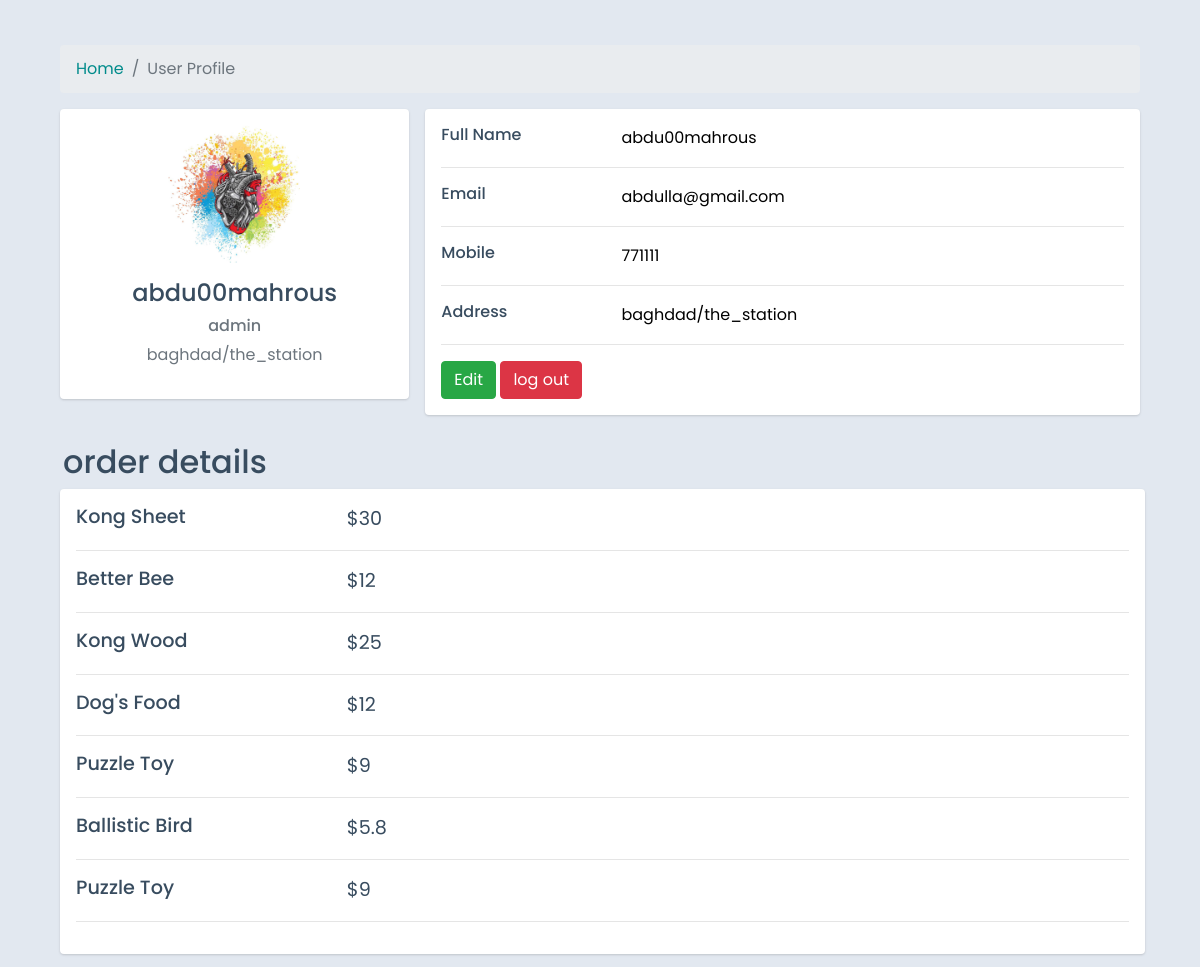
/profile (signed in), run on an earlier commit of the app's database.
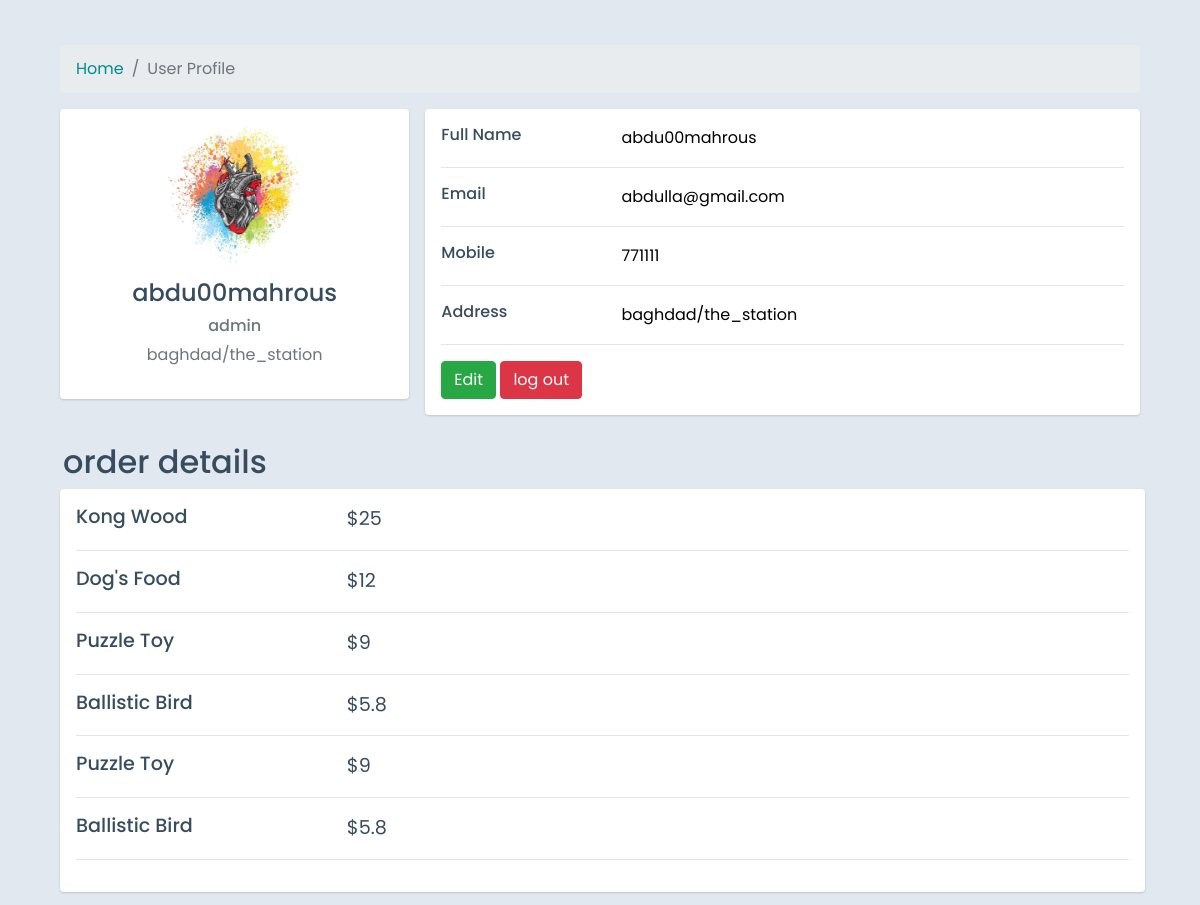
And on a later commit of the database.
### tables this page shows
CREATE TABLE "customers" (
	"id"	INTEGER,
	"fullname"	VARCHAR40,
	"username"	VARCHAR(50) NOT NULL,
	"password"	text NOT NULL,
	"email"	VARCHAR(50) NOT NULL UNIQUE,
	"phone"	integer NOT NULL UNIQUE,
	"governorate"	VARCHAR(30),
	"pic"	VARCHAR(200),
	"address"	VARCHAR(60),
	PRIMARY KEY("id" AUTOINCREMENT)
);

CREATE TABLE "cart" (
	"id"	INTEGER,
	"user_id"	INTEGER,
	"items_id"	INTEGER,
	"price"	INTEGER,
	"photo"	TEXT,
	"name"	VARCHAR(20),
	PRIMARY KEY("id" AUTOINCREMENT)
);

### app.py (the view, shortened to what this page needs)
@app.route('/profile',methods=['GET','POST'])
def profile():
    if not session.get("user_id",None):
        return render_template("sign-up.html")
    items = db.execute("SELECT * FROM cart WHERE user_id = ?", session.get("user_id"))
    customers = db.execute("SELECT * FROM customers WHERE id=?", session.get('user_id'))
    return render_template("profile.html",customers=customers,items=items)

### templates/profile.html (shortened to what this page needs)
<!DOCTYPE html>
<html lang="en">
<head>
    <link href="https://cdn.jsdelivr.net/npm/bootstrap@4.4.1/dist/css/bootstrap.min.css" rel="stylesheet">
</head>
<body>
    <div class="container">
        <div class="main-body">
            <nav aria-label="breadcrumb" class="main-breadcrumb">
                <ol class="breadcrumb">
                    <li class="breadcrumb-item"><a style="color: darkcyan !important;" href="/">Home</a></li>
                    <li class="breadcrumb-item active" aria-current="page">User Profile</li>
                </ol>
            </nav>
            {% if customers %} {% for customer in customers %}
            <div class="row gutters-sm">
                <div class="col-md-4 mb-3 mm">
                    <div class="card">
                        <div class="card-body">
                            <div class="d-flex flex-column align-items-center text-center">
                                <img src="../static/profile_img/{{ customer['pic'] }}" alt="Admin" class="rounded-circle" width="150">
                                <div class="mt-3">
                                    <h4>{{ customer['username'] }}</h4>
                                    <h6 class="text-muted font-size-sm">admin</h6>
                                    <p class="text-muted font-size-sm">{{ customer['address'] }}</p>
                                </div>
                            </div>
                        </div>
                    </div>
                </div>
                <div class="col-md-8">
                    <div class="card mb-3">
                        <div class="card-body">
                            <form method="POST" action="/profile" class="">
                                <div class="row">
                                    <div class="col-sm-3">
                                        <h6 class="mb-0">Full Name</h6>
                                    </div>
                                    <div class="col-sm-9 text-secondary">
                                        <input value="{{ customer['username'] }}" name="username" style="border: none;" type="text" placeholder="{{ customer['username'] }}">
                                    </div>
                                </div>
                                <hr>
                                <div class="row">
                                    <div class="col-sm-3">
                                        <h6 class="mb-0">Email</h6>
                                    </div>
                                    <div class="col-sm-9 text-secondary">
                                        <input value="{{ customer['email'] }}" name="email" style="border: none;" type="text" placeholder="{{ customer['email'] }}">
                                    </div>
                                </div>
                                <hr>
                                <div class="row">
                                    <div class="col-sm-3">
                                        <h6 class="mb-0">Mobile</h6>
                                    </div>
                                    <div class="col-sm-9 text-secondary">
                                        <input value="{{ customer['phone'] }}" name="phone" style="border: none;" placeholder="{{ customer['phone'] }}" type="text" name="" id="">
                                    </div>
                                </div>
                                <hr>
                                <div class="row">
                                    <div class="col-sm-3">
                                        <h6 class="mb-0">Address</h6>
                                    </div>
                                    <div class="col-sm-9 text-secondary">
                                        <input value="{{ customer['address'] }}" name="address" style="border: none;" placeholder="{{ customer['address'] }}" type="text">
                                    </div>
                                </div>
                                <hr>
                                <div class="row">
                                    <div class="col-sm-12">
                                        <button type="submit" class="btn btn-success">Edit</button>
                                        <a class="btn btn-info  btn-danger" target="" href="/log_out">log out</a>
                                    </div>
                                </div>
                            </form>
                        </div>
                    </div>
                </div>
            </div>
            {% endfor %} {% endif %}
        </div>
        <h2 class="order-title">
            order details
        </h2>
        <div class="col-md-8">
            <div style="width: 1085px !important;" class="card mb-3">
                <div class="card-body order-details">
                    {% if items %} {% for item in items %}
                    <div class="row ">
                        <div class="col-sm-3 ">
                            <h6 class="price mb-0 ">{{ item['name'] }}</h6>
                        </div>
                        <div class="price col-sm-9 text-secondary ">
                            ${{ item['price'] }}
                        </div>
                    </div>
                    <hr> {% else %} no products added yet {% endfor %} {% endif %}
                </div>
            </div>
        </div>
</body>
</html>

### templates/profile.html (style rules this page uses)
body { color: #384C5F; font-family: "Poppins", sans-serif; overflow-x: hidden; margin-top: 30px; text-align: left; background-color: #e2e8f0; }
.main-body { padding: 15px; }
.card { box-shadow: 0 1px 3px 0 rgba(0, 0, 0, .1), 0 1px 2px 0 rgba(0, 0, 0, .06); }
.card { position: relative; display: flex; flex-direction: column; min-width: 0; word-wrap: break-word; background-color: #fff; background-clip: border-box; border: 0 solid rgba(0, 0, 0, .125); border-radius: .25rem; }
.card-body { flex: 1 1 auto; min-height: 1px; padding: 1rem; }
.gutters-sm { margin-right: -8px; margin-left: -8px; }
.gutters-sm>.col, .gutters-sm>[class*=col-] { padding-right: 8px; padding-left: 8px; }
.mb-3, .my-3 { margin-bottom: 0.8rem !important; }
.order-title { margin-left: 18px; }
.price { color: #384C5F !important; font-size: larger; }

What changed in the data, as far as the page shows it:
removed cart: name "Kong Sheet", price "30"
removed cart: name "Better Bee", price "12"
added cart: name "Ballistic Bird", price "5.8"
